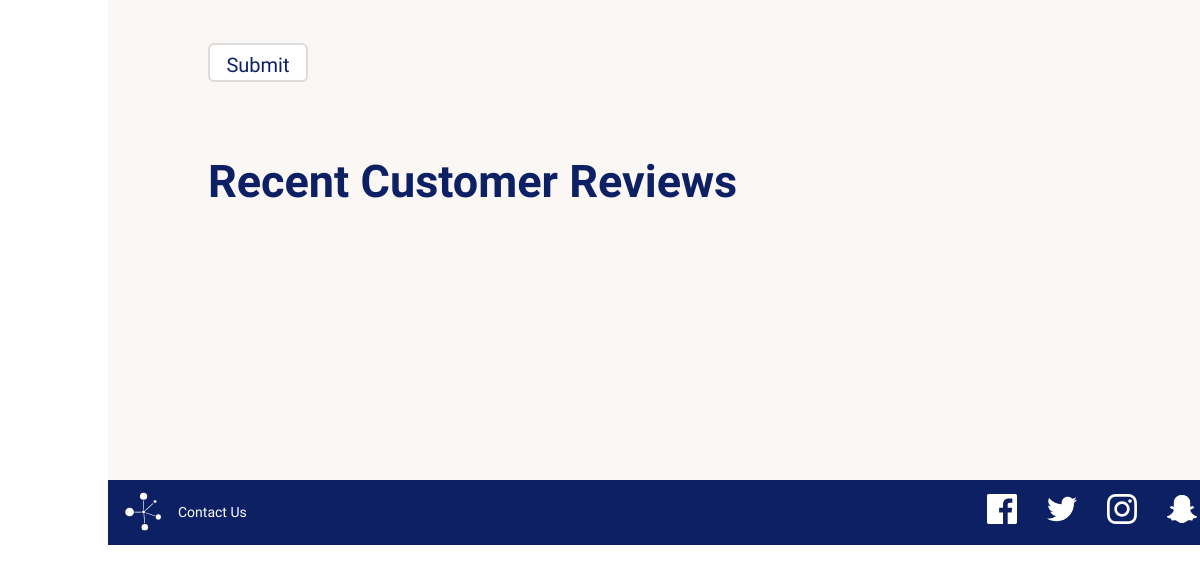
Page /forum/index.php (lower part) on the earlier database version.
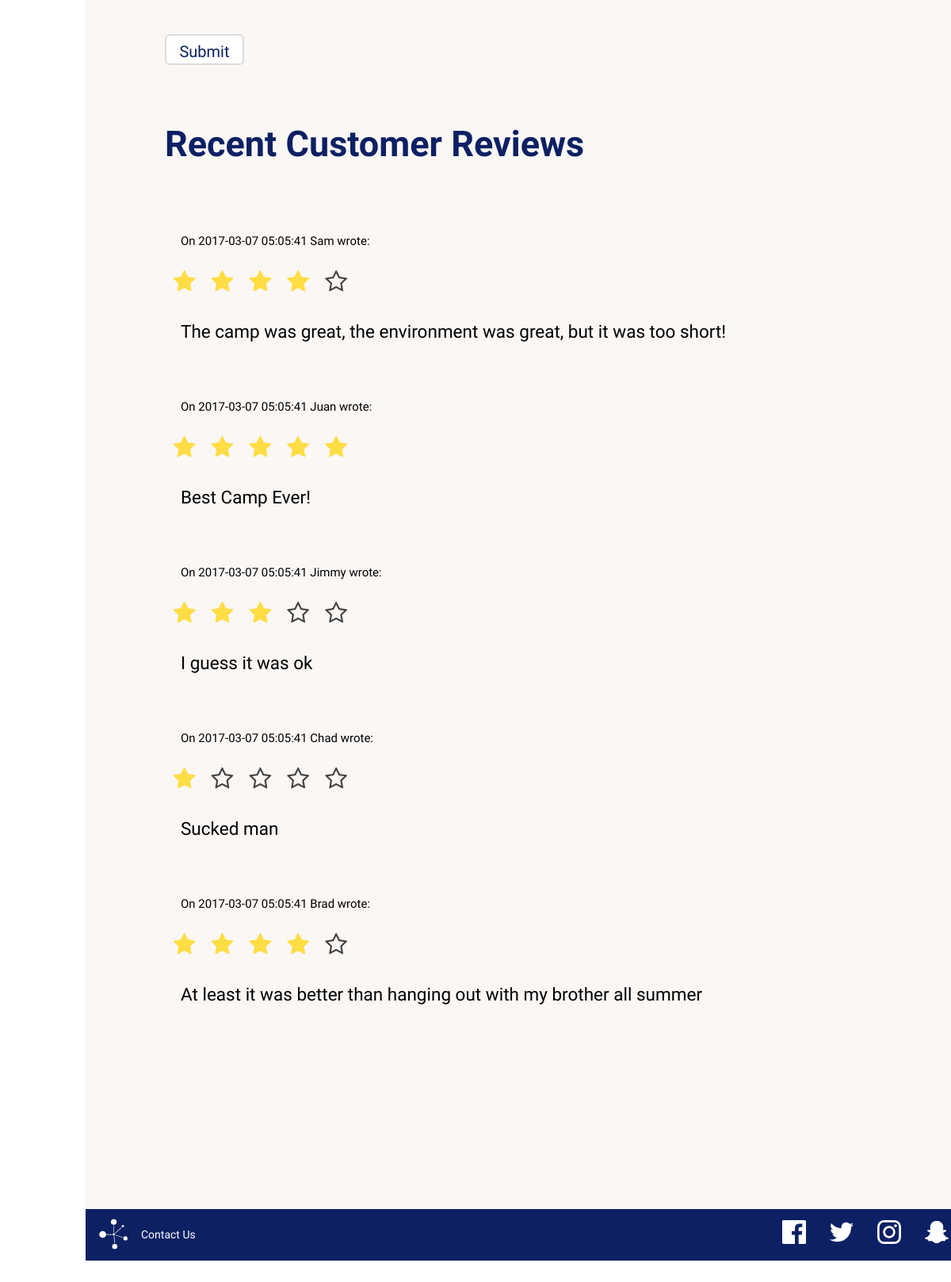
Same page on the later database version.
### tables this page shows
CREATE TABLE forum(
    post_id int AUTO_INCREMENT,
    name varchar(255),
    email varchar(255),
    stars int,
    post_date datetime DEFAULT NOW(),
    content text(65535),
    PRIMARY KEY (post_id)
);

### forum/index.php (the view, shortened to what this page needs)
<!DOCTYPE html>
<html>
    <head>
        <link href=../stylesheets/main.css media=screen rel=stylesheet type=text/css />
        <link rel="stylesheet" href="//netdna.bootstrapcdn.com/font-awesome/4.2.0/css/font-awesome.min.css">
    </head>
    <body>
        <div class=main_container>
            <div id="forum_main_content" class = "main_content">
                <form action = "" method = "post" id = "forum_form">
                    <textarea id = "content" name = "content" cols = 75% rows = 10 placeholder="Provide your review here"></textarea> <br/>
                    <input type=button id="forum_submit" value = "Submit" class="button2"/>
                </form>
            <br/>
            <h2> Recent Customer Reviews </h2>
            <br/>
            <div id = "forum_submit_content">
            <?php
            $connection = mysqli_connect("localhost", "fourthreefour", "americo", "educamps");
            $rvwquery = mysqli_query($connection, "SELECT name, stars, content, post_date, stars FROM forum ORDER BY post_date DESC LIMIT 10");
                while($review = mysqli_fetch_assoc($rvwquery)){
                    ?>
                      <p class = "reviewer_info"> On <?= $review['post_date'] ?> <?= $review['name'] ?> wrote: </p>
                    <div class = "stars">
                    <?php for($i = 5; $i >=1; $i--)
                    {
                        if($i > $review["stars"]){?>
                          <label class="star" ></label>
                      <?php  }
                      else if($i <= $review["stars"]){ ?>
                        <label class="star" for="star-<?=$i ?>"></label>
                    <?php  }
                    }?>
                      </div>
                      <p> <?=$review['content']?> </p>
                    <br/>
                    <?php
                      }
              ?>
            </div>
             </div>
						 <div id=footer>
                 <div id="left-footer">
                     <img id="logo" src="../icons/logo.svg" alt="EduCamps logo" />
                     <a href="../contact">Contact Us</a>
                 </div>
                 <table id="right-footer">
                     <tr>
                         <td>
                             <a href="https://www.facebook.com"><img src=../icons/facebook.svg alt="facebook icon"/></a>
                             <a href="https://www.twitter.com"><img src=../icons/twitter.svg alt="twitter icon"/></a>
                             <a href="https://www.instagram.com"><img src=../icons/instagram.svg alt="instagram icon"/></a>
                             <a href="https://www.snapchat.com"><img src=../icons/snapchat.svg alt="snapchat icon"/></a>
                             <br/>
                         </td>
                     </tr>
                 </table>
             </div>
        </div>
    </body>
</html>

Differences in the rows shown:
added forum: post_date "2017-03-07 05:05:41", name "Sam", stars 4 (drawn), content "The camp was great, the environment was great, but it was too short!"
added forum: post_date "2017-03-07 05:05:41", name "Juan", stars 5 (drawn), content "Best Camp Ever!"
added forum: post_date "2017-03-07 05:05:41", name "Jimmy", stars 3 (drawn), content "I guess it was ok"
added forum: post_date "2017-03-07 05:05:41", name "Chad", stars 1 (drawn), content "Sucked man"
added forum: post_date "2017-03-07 05:05:41", name "Brad", stars 4 (drawn), content "At least it was better than hanging out with my brother all summer"
